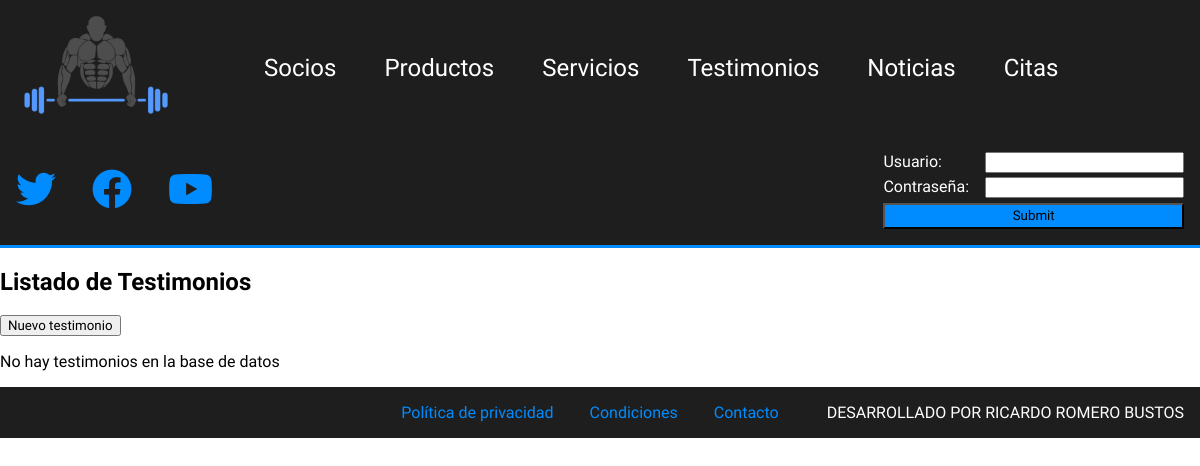
The app's page /php/testimonios.php, older data.
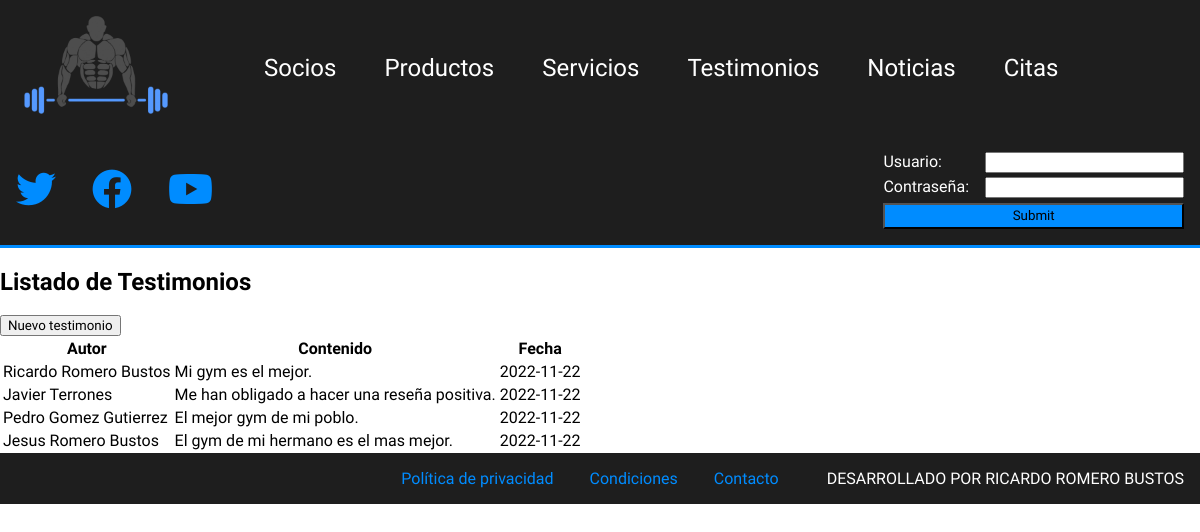
The same page, newer data.
### tables this page shows
CREATE TABLE `testimonio` (
  `id` bigint(20) UNSIGNED NOT NULL,
  `autor` bigint(20) UNSIGNED NOT NULL,
  `contenido` varchar(250) NOT NULL,
  `fecha` date NOT NULL
);

CREATE TABLE `socio` (
  `id` bigint(20) UNSIGNED NOT NULL,
  `nombre` varchar(50) NOT NULL,
  `edad` int(2) UNSIGNED NOT NULL,
  `usuario` varchar(15) NOT NULL,
  `pass` varchar(15) NOT NULL,
  `telefono` int(9) UNSIGNED NOT NULL,
  `foto` varchar(50) NOT NULL
);

### php/testimonios.php (the view, shortened to what this page needs)
<!DOCTYPE html>
<html lang="en">
<head>
    <link rel="stylesheet" href="../css/estilos.css">
    <link rel="stylesheet" href="https://cdnjs.cloudflare.com/ajax/libs/font-awesome/6.2.0/css/all.min.css" />
</head>
<body>
    <header>
        <nav>
            <a href="../index.php"><img src="../img/logo.png" alt="" id="logo"></a>
            <a href="socios.php">Socios</a>
            <a href="productos.php">Productos</a>
            <a href="servicios.php">Servicios</a>
            <a href="testimonios.php">Testimonios</a>
            <a href="noticias.php">Noticias</a>
            <a href="citas.php">Citas</a>
        </nav>
        <div class="rrss">
            <a href="#"><i class="fa-brands fa-twitter"></i></a>
            <a href="#"><i class="fa-brands fa-facebook"></i></a>
            <a href="#"><i class="fa-brands fa-youtube"></i></a>
        </div>
        <div class="login">
            <form action="" method="post">
                <div>
                    <label for="usuario">Usuario:</label>
                    <input type="text" name="usuario">
                </div>
                <div>
                    <label for="pass">Contraseña:</label>
                    <input type="password" name="pass">
                </div>
                <input type="submit" name="enviar" id="btn-login">
            </form>
        </div>
    </header>
    <main>
        <section class="seccionTestimonios">
            <h1>Listado de Testimonios</h1>
            <div class="contenedor_nuevo_testimonio">
                <form action="panel_testimonios.php" method="post">
                    <input type="submit" name="nuevo_testimonio" value="Nuevo testimonio">
                </form>
            </div>
            <?php
                $con=conectarServidor();
                $testimonios=$con->query("select nombre,contenido,fecha from testimonio,socio where autor=socio.id order by fecha desc");
                if($testimonios->num_rows==0){
                    echo "<p>No hay testimonios en la base de datos</p>";
                }else{
                    echo "<table>
                    <thead>
                        <tr>
                            <th>Autor</th>
                            <th>Contenido</th>
                            <th>Fecha</th>
                        </tr>
                    </thead>
                    <tbody>";
                    while($fila_testimonios=$testimonios->fetch_array(MYSQLI_ASSOC)){
                        echo "<tr>
                            <td>$fila_testimonios[nombre]</td>
                            <td>$fila_testimonios[contenido]</td>
                            <td>$fila_testimonios[fecha]</td>
                        </tr>";
                    }
                    echo "</tbody>";
                    echo "</table>";
                }
            ?>
        </section>
    </main>
    <footer>
        <div>
            <a href="#">Política de privacidad</a>
            <a href="#">Condiciones</a>
            <a href="#">Contacto</a>
        </div>
        <span>DESARROLLADO POR RICARDO ROMERO BUSTOS</span>
    </footer>
</body>
</html>

Row changes from the older to the newer data that the page shows:
now on this page (row edited): testimonio: autor.nombre "Ricardo Romero Bustos", contenido "Mi gym es el mejor.", fecha "2022-11-22"
now on this page (row edited): testimonio: autor.nombre "Javier Terrones", contenido "Me han obligado a hacer una reseña positiva.", fecha "2022-11-22"
now on this page (row edited): testimonio: autor.nombre "Pedro Gomez Gutierrez", contenido "El mejor gym de mi poblo.", fecha "2022-11-22"
now on this page (row edited): testimonio: autor.nombre "Jesus Romero Bustos", contenido "El gym de mi hermano es el mas mejor.", fecha "2022-11-22"
Text that changed along with them:
text no longer shown: "No hay testimonios en la base de datos"
text now shown: "Autor Contenido Fecha"
